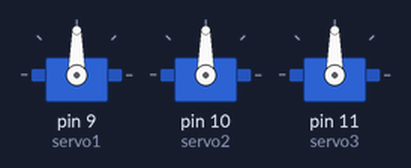
Simulated run of this sketch. Board: Arduino Uno, built with avr-gcc and run on an emulated ATmega328P. Shown: 3 × servo.

Above: at 0.25 s.
At 4.25 s:
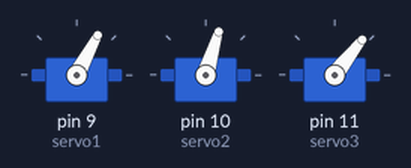
At 5.6 s:
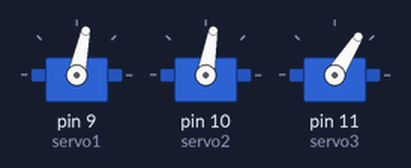
At 6.95 s:
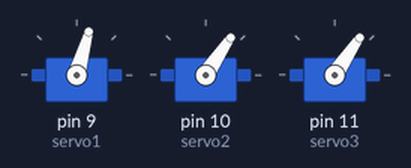
At 10.3 s:
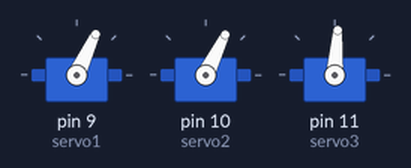
At 13.7 s:
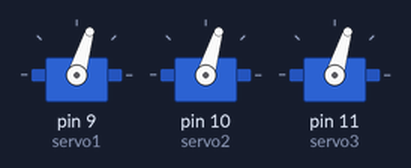
Timing chart, 0 to 17.8 s (numbered marks = the images above):
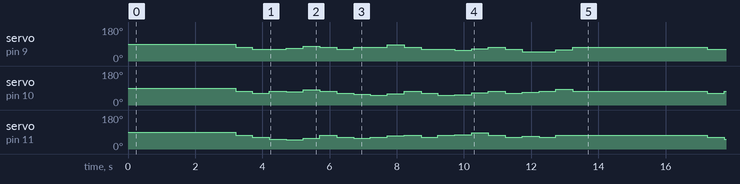

Measured:
- by itself, servo on pin 9 (servo1): repeats every 13.5 s: 63° 0.50 s, 62° 0.50 s, 68° 0.50 s, 78° 0.50 s, 73° 0.50 s, 63° 0.50 s, 74° 1.0 s, 85° 0.50 s, 73° 0.50 s, 63° 0.50 s, 62° 0.50 s, 56° 0.50 s, 65° 0.50 s, 73° 0.50 s, 63° 0.50 s, 50° 1.0 s, 59° 0.50 s, 73° 4.0 s
- by itself, servo on pin 11 (servo3): repeats every 13.5 s: 63° 0.50 s, 52° 0.50 s, 49° 0.50 s, 58° 0.50 s, 73° 0.50 s, 63° 0.50 s, 56° 0.50 s, 61° 0.50 s, 71° 0.50 s, 73° 0.50 s, 63° 0.50 s, 73° 0.50 s, 76° 0.50 s, 86° 0.50 s, 73° 0.50 s, 63° 0.50 s, 68° 0.50 s, 63° 0.50 s, 73° 4.5 s

The sketch:

Test_trossen_arhive.ino
```cpp
#include <Servo.h>
#include <math.h>
#include <stdio.h>

#define DEBUG


Servo servo1;
Servo servo2;
Servo servo3;

int delta_calcInverse(float x0, float y0, float z0, float &theta1, float &theta2, float &theta3);


// robot geometry
// (look at pics above for explanation)
const float e = 108.0;     // end effector
const float f = 350.0;     // base
const float re = 220.0;
const float rf = 50.0;

// trigonometric constants
const float sqrt3 = sqrt(3.0);
const float pi = 3.141592653;    // PI
const float sin120 = sqrt3 / 2.0;
const float cos120 = -0.5;
const float tan60 = sqrt3;
const float sin30 = 0.5;
const float tan30 = 1 / sqrt3;

float theta1 = 0 ;
float theta2 = 0 ;
float theta3 = 0 ;

void setup() {
  // put your setup code here, to run once:
  servo1.attach(9);
  servo2.attach(10);
  servo3.attach(11);
  delay(200);
  servo1.write(90);
  servo2.write(90);
  servo3.write(90);
  Serial.begin(9600);
}


void loop() {
  write_ww2();
//  write_square();

//serial();
}


void serial() {
  while (Serial.available() == 0) {
  }
  int x = Serial.parseInt();
  int y = Serial.parseInt();
  int z = Serial.parseInt();

  Serial.print("x: ");
  Serial.print(x);
  Serial.print(" y: ");
  Serial.print(y);
  Serial.print(" z: ");
  Serial.println(z);

  if (delta_calcInverse(x, y, z , theta1, theta2, theta3) == -1) {
    Serial.println("non existing");
  } else {
    Serial.println("return ok");
    Serial.print("theta1: ");
    Serial.print(theta1 + 90);
    Serial.print(" theta2: ");
    Serial.print(theta2 + 90);
    Serial.print(" theta3: ");
    Serial.println(theta3 + 90);
    write_servo();
  }
}

void write_ww2() {
  delay(3000);

  int size = 20;
  int z_pos = 210;

  delta_calcInverse( 0, 0, z_pos - 10, theta1, theta2, theta3);
  write_servo();
  delta_calcInverse( 0, 0, z_pos, theta1, theta2, theta3);
  write_servo();
  delta_calcInverse( size, 0, z_pos, theta1, theta2, theta3 );
  write_servo();
  delta_calcInverse( size, -size / 2, z_pos, theta1, theta2, theta3 );
  write_servo();
  delta_calcInverse( size, -size / 2, z_pos - 10, theta1, theta2, theta3 );
  write_servo();

  delta_calcInverse( 0, 0, z_pos - 10, theta1, theta2, theta3 );
  write_servo();
  delta_calcInverse( 0, 0, z_pos, theta1, theta2, theta3 );
  write_servo();

  delta_calcInverse( 0, -size, z_pos, theta1, theta2, theta3 );
  write_servo();
  delta_calcInverse( -size / 2, -size, z_pos, theta1, theta2, theta3 );
  write_servo();
  delta_calcInverse( -size / 2, -size, z_pos - 10, theta1, theta2, theta3 );
  write_servo();

  delta_calcInverse( 0, 0, z_pos - 10, theta1, theta2, theta3);
  write_servo();
  delta_calcInverse( 0, 0, z_pos, theta1, theta2, theta3);
  write_servo();
  delta_calcInverse( -size, 0, z_pos, theta1, theta2, theta3 );
  write_servo();
  delta_calcInverse( -size, size / 2, z_pos, theta1, theta2, theta3 );
  write_servo();
  delta_calcInverse( -size, size / 2, z_pos - 10, theta1, theta2, theta3 );
  write_servo();

  delta_calcInverse( 0, 0, z_pos - 10, theta1, theta2, theta3 );
  write_servo();
  delta_calcInverse( 0, 0, z_pos, theta1, theta2, theta3 );
  write_servo();

  delta_calcInverse( 0, size, z_pos, theta1, theta2, theta3 );
  write_servo();
  delta_calcInverse( size / 2, size, z_pos, theta1, theta2, theta3 );
  write_servo();
  delta_calcInverse( size / 2, size, z_pos - 10, theta1, theta2, theta3 );
  write_servo();

  delta_calcInverse( 0, 0, z_pos - 10, theta1, theta2, theta3);
  write_servo();
}
void write_servo() {
  servo1.write(theta1 + 90);
  servo2.write(theta2 + 90);
  servo3.write(theta3 + 90);

  delay(500);
}

void write_square() {
  delay(3000);
  int z_pos = 210;

  int size = 60;
  delta_calcInverse( 0, 0, z_pos - 10, theta1, theta2, theta3);
  write_servo();
  delta_calcInverse( 0, 0, z_pos, theta1, theta2, theta3);
  write_servo();
  delta_calcInverse( size, 0, z_pos, theta1, theta2, theta3 );
  write_servo();
  delta_calcInverse( size, -size, z_pos, theta1, theta2, theta3 );
  write_servo();
  delta_calcInverse( 0, -size, z_pos, theta1, theta2, theta3 );
  write_servo();

  delta_calcInverse( 0, 0, z_pos, theta1, theta2, theta3 );
  write_servo();
  delta_calcInverse( 0, 0, z_pos - 10, theta1, theta2, theta3 );
  write_servo();

}


// forward kinematics: (theta1, theta2, theta3) -> (x0, y0, z0)
// returned status: 0=OK, -1=non-existing position
int delta_calcForward(float theta1, float theta2, float theta3, float & x0, float & y0, float & z0) {
  float t = (f - e) * tan30 / 2;
  float dtr = pi / (float)180.0;

  theta1 *= dtr;
  theta2 *= dtr;
  theta3 *= dtr;

  float y1 = -(t + rf * cos(theta1));
  float z1 = -rf * sin(theta1);

  float y2 = (t + rf * cos(theta2)) * sin30;
  float x2 = y2 * tan60;
  float z2 = -rf * sin(theta2);

  float y3 = (t + rf * cos(theta3)) * sin30;
  float x3 = -y3 * tan60;
  float z3 = -rf * sin(theta3);

  float dnm = (y2 - y1) * x3 - (y3 - y1) * x2;

  float w1 = y1 * y1 + z1 * z1;
  float w2 = x2 * x2 + y2 * y2 + z2 * z2;
  float w3 = x3 * x3 + y3 * y3 + z3 * z3;

  // x = (a1*z + b1)/dnm
  float a1 = (z2 - z1) * (y3 - y1) - (z3 - z1) * (y2 - y1);
  float b1 = -((w2 - w1) * (y3 - y1) - (w3 - w1) * (y2 - y1)) / 2.0;

  // y = (a2*z + b2)/dnm;
  float a2 = -(z2 - z1) * x3 + (z3 - z1) * x2;
  float b2 = ((w2 - w1) * x3 - (w3 - w1) * x2) / 2.0;

  // a*z^2 + b*z + c = 0
  float a = a1 * a1 + a2 * a2 + dnm * dnm;
  float b = 2 * (a1 * b1 + a2 * (b2 - y1 * dnm) - z1 * dnm * dnm);
  float c = (b2 - y1 * dnm) * (b2 - y1 * dnm) + b1 * b1 + dnm * dnm * (z1 * z1 - re * re);

  // discriminant
  float d = b * b - (float)4.0 * a * c;
  if (d < 0) return -1; // non-existing point

  z0 = -(float)0.5 * (b + sqrt(d)) / a;
  x0 = (a1 * z0 + b1) / dnm;
  y0 = (a2 * z0 + b2) / dnm;
  return 0;
}

// inverse kinematics
// helper functions, calculates angle theta1 (for YZ-pane)
int delta_calcAngleYZ(float x0, float y0, float z0, float & theta) {
  float y1 = -0.5 * 0.57735 * f; // f/2 * tg 30
  y0 -= 0.5 * 0.57735    * e;    // shift center to edge
  // z = a + b*y
  float a = (x0 * x0 + y0 * y0 + z0 * z0 + rf * rf - re * re - y1 * y1) / (2 * z0);
  float b = (y1 - y0) / z0;
  // discriminant
  float d = -(a + b * y1) * (a + b * y1) + rf * (b * b * rf + rf);
  if (d < 0) return -1; // non-existing point
  float yj = (y1 - a * b - sqrt(d)) / (b * b + 1); // choosing outer point
  float zj = a + b * yj;
  theta = 180.0 * atan(-zj / (y1 - yj)) / pi + ((yj > y1) ? 180.0 : 0.0);
  return 0;
}

// inverse kinematics: (x0, y0, z0) -> (theta1, theta2, theta3)
// returned status: 0=OK, -1=non-existing position
int delta_calcInverse(float x0, float y0, float z0, float & theta1, float & theta2, float & theta3) {
  theta1 = theta2 = theta3 = 0;
  int status = delta_calcAngleYZ(x0, y0, z0, theta1);
  if (status == 0) status = delta_calcAngleYZ(x0 * cos120 + y0 * sin120, y0 * cos120 - x0 * sin120, z0, theta2); // rotate coords to +120 deg
  if (status == 0) status = delta_calcAngleYZ(x0 * cos120 - y0 * sin120, y0 * cos120 + x0 * sin120, z0, theta3); // rotate coords to -120 deg
  return status;
}
```
